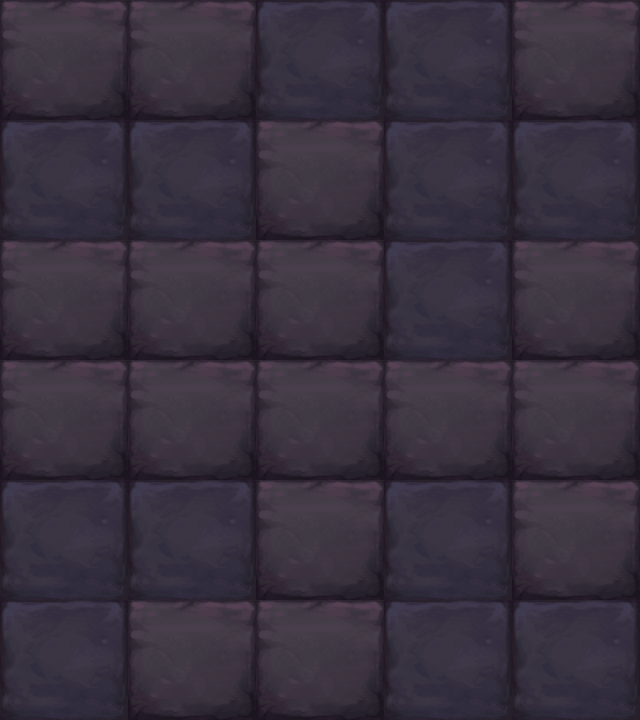

The image is a tile-based game level rendered from a .tmx file. Its description and source (layers, tilesets, objects; grid data summarised) follow:
An orthogonal 5x6 tile map with 128x120 px tiles, 1 tile layer (块层 1).

<map version="1.0" orientation="orthogonal" width="5" height="6" tilewidth="128" tileheight="120">
 <tileset firstgid="1" name="map045" tilewidth="128" tileheight="120">
  <image source="map045.png" width="256" height="120" />
 </tileset>
 <layer name="块层 1" width="5" height="6">
  <data>[30 cells, 30 non-empty, 2 distinct tile ids]</data>
 </layer>
</map>
